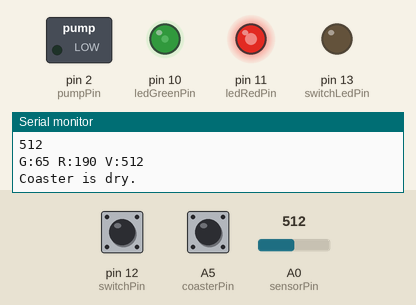
Recording of a sketch running on a simulated Arduino Uno, built with avr-gcc and run on an emulated ATmega328P. Parts: switched loads named in the sketch (green lamp = pin HIGH), output pins drawn as LEDs (lit = HIGH), the last lines printed to the serial monitor. Dashed ring = blinking. Inputs (shaded band) come from the test bench; at power-on: A0 (sensorPin) = 512, pin 12 (switchPin) HIGH, A5 (coasterPin) HIGH.

Above: at 2.8 s.
2.9 s: A0 (sensorPin) set to 560
At 4.9 s:
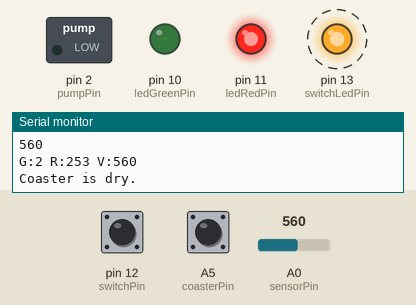
7.0 s: A0 (sensorPin) set to 390
At 11.7 s:
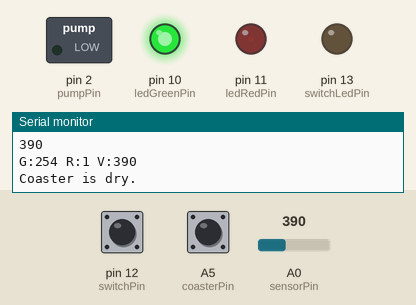
12.5 s: pin 12 (switchPin) pulled LOW for 2.35 s
At 14.4 s:
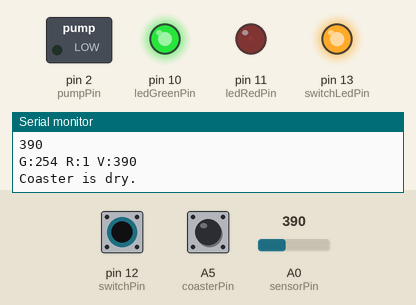
16.3 s: A0 (sensorPin) set to 716
At 17.8 s:
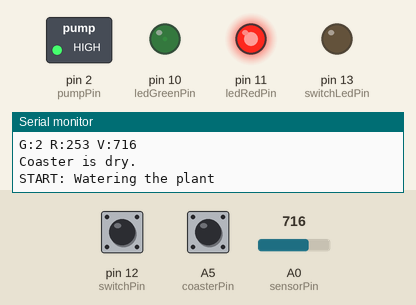
Timing chart, 0 to 45.5 s (numbered marks = the images above; inputs shaded):
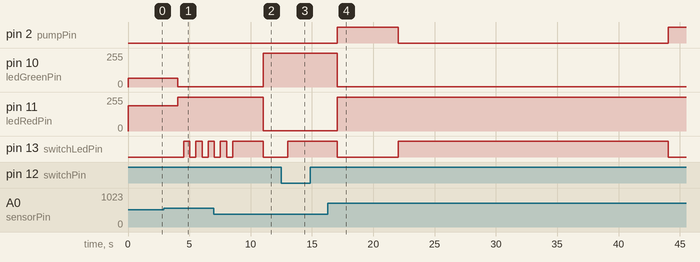

The sketch:

PlantNanny.ino
```cpp
byte ledGreenPin = 10;
byte ledRedPin = 11;

byte pumpPin = 2;
byte sensorPin = A0;

byte coasterPin = A5;

byte switchLedPin = 13;
byte switchPin = 12;

/*****************************************
 Defaults
*****************************************/

// Default watering mode (default: false)
bool isWateringMode = false;

// How often to check the moisture
int readDelay = 60000;

// At what moisture level should we pump water (only if watering is enabled)
int wateringThreshold = 550;

// How many miliseconds to enable pump for
int wateringLength = 5000;


/*****************************************
 Variables
*****************************************/
int currentSoilMoisture = 0;
bool isWaterInCoaster = 0;

/*****************************************
 Functions
*****************************************/

int ConvertToLinearRange(int current, bool isInverted = false) {
	// Margins - dependable on mouisture sensor.
	int ledMaximum = 255;

	int lowerLevel = 400;
	int highLevel = wateringThreshold;

	if (current < lowerLevel) {
		current = lowerLevel + 1;
	}

	if (current > highLevel) {
		current = highLevel - 1;
	}

	int actual = current - lowerLevel;
	int upperLimit = highLevel - lowerLevel;

	float percent = (float)actual / (float)upperLimit;
	int number = (int)((float)percent * (float)ledMaximum);

	if (isInverted) {
		return ledMaximum - number;
	}
	else {
		return number;
	}

	return (percent * (float)ledMaximum);
}

void ShowStatus(int readout) {
	byte red = (byte)ConvertToLinearRange(readout);
	byte green = (byte)ConvertToLinearRange(readout, true);

	Serial.print("G:");
	Serial.print(green);
	Serial.print(" R:");
	Serial.print(red);
	Serial.print(" V:");
	Serial.println(readout);

	analogWrite(ledGreenPin, green);
	analogWrite(ledRedPin, red);

	// This should be moved elsewhere
	if (isWateringMode) {
		digitalWrite(switchLedPin, HIGH);
	}
	else {
		digitalWrite(switchLedPin, LOW);
	}
}

// the setup routine runs once when you press reset:
void setup() {
	// initialize the digital pin as an output.
	pinMode(ledGreenPin, OUTPUT);
	pinMode(ledRedPin, OUTPUT);

	// Switch LED Pin
	pinMode(switchLedPin, OUTPUT);

	// Switch Button Pin
	pinMode(switchPin, INPUT_PULLUP);

	// Coaster Pin
	pinMode(coasterPin, INPUT_PULLUP);

	// Pump pin
	pinMode(pumpPin, OUTPUT);
	digitalWrite(pumpPin, LOW);

	Serial.begin(9600);
	Serial.println("Program started");

	// If not in watering mode - make the reading quite frequent
	if (!isWateringMode) {
		Serial.println("INFO: Changing readDelay to 2 second");
		readDelay = 2000;
	}
}

// the loop routine runs over and over again forever:
void loop() {
	if (digitalRead(switchPin) == LOW) {
		isWateringMode = !isWateringMode;
	}

	unsigned long time = millis();
	//prints time since program started
	Serial.println(time);

	currentSoilMoisture = analogRead(sensorPin);
	isWaterInCoaster = !digitalRead(coasterPin);
	Serial.println(currentSoilMoisture, DEC);
	ShowStatus(currentSoilMoisture);

	if (isWaterInCoaster) {
		// Still water in the coaster
		Serial.println("Water in the coaster detected.");
	}
	else {
		Serial.println("Coaster is dry.");
	}

	if (!isWaterInCoaster && currentSoilMoisture > wateringThreshold)
	{
		if (isWateringMode) {
			Serial.println("START: Watering the plant");
			digitalWrite(switchLedPin, LOW);
			digitalWrite(pumpPin, HIGH);
			delay(wateringLength);
			digitalWrite(switchLedPin, HIGH);
			digitalWrite(pumpPin, LOW);
			Serial.println("END: Watering the plant.");

			// Put some randomization here / or sleep arduino
			int randNumber = 10;
			unsigned int sleepTime = readDelay * randNumber;
			Serial.print("Going to sleep for ");
			Serial.print((int)(sleepTime / 1000), DEC);

			//TODO make this nicer.
			Serial.println(" seconds x 3");
			delay(sleepTime);

		} else {

			// Blink watering led to show that it wants to be watered.
			bool isWateringLightOn = false;
			for (int i = 0; i < 10; i++) {
				if (isWateringLightOn) {
					digitalWrite(switchLedPin, HIGH);
				}
				else {
					digitalWrite(switchLedPin, LOW);
				}
				isWateringLightOn = !isWateringLightOn;
				delay(500);
			}
		}
	}

	delay(readDelay);
}
```

Measured:
- after the input at 2.9 s, pin 10 (ledGreenPin): 65/255 → 2/255 after 1.1 s; pin 11 (ledRedPin): 190/255 → 253/255 after 1.1 s; pin 13 (switchLedPin): alternates HIGH for 0.50 s and LOW for 0.50 s, starting after 1.6 s
- after the input at 7.0 s, pin 10 (ledGreenPin): 2/255 → 254/255 after 4.0 s; pin 11 (ledRedPin): 253/255 → 1/255 after 4.0 s; pin 13 (switchLedPin): goes on until 11.0 s, then stays LOW
- after the input at 12.5 s, pin 13 (switchLedPin): LOW → HIGH after 0.54 s
- after the input at 16.3 s, pin 2 (pumpPin): LOW → HIGH after 0.75 s, → LOW 5.0 s later, → HIGH 22.0 s later; pin 10 (ledGreenPin): 254/255 → 2/255 after 0.74 s; pin 11 (ledRedPin): 1/255 → 253/255 after 0.74 s; pin 13 (switchLedPin): HIGH → LOW after 0.75 s, → HIGH 5.0 s later, → LOW 22.0 s later
